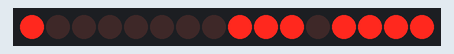
A sketch run on a simulated Arduino Uno, built with avr-gcc and run on an emulated ATmega328P. On the bench: 16 shift-register outputs drawn as a row of LEDs (first output left, lit = HIGH). Wiring (inferred from the names in the program): 2 × shift register (74HC595): data pin 2; shift clock pin 4; latch pin 3. Wiring (inferred from the signals the program sends): row of LEDs: on Q0, Q1, Q2, Q3, Q4, Q5, Q6, Q7, Q8, Q9, Q10, Q11, Q12, Q13, Q14, Q15.

Above: at 0.04 s.
At 0.28 s:
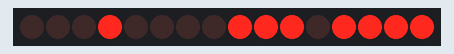
At 0.6 s:
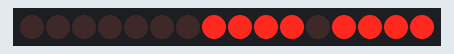
At 1.24 s:
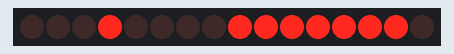
At 1.9 s:
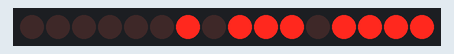
At 2.71 s:
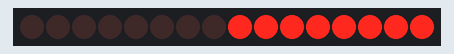
Timing chart, 0 to 3.2 s (numbered marks = the images above):
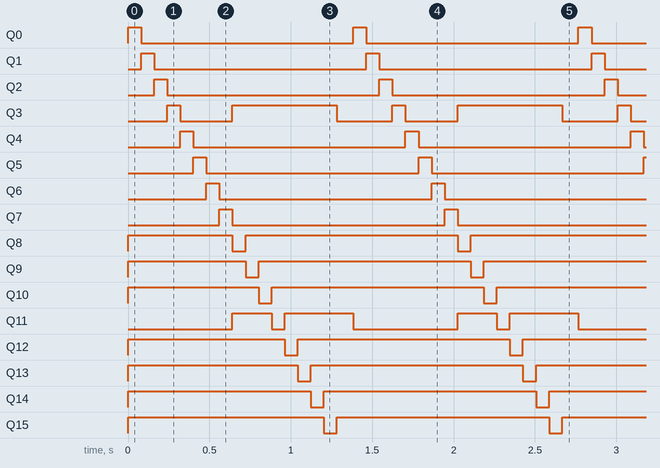

The sketch:

sketch_lb4_2.ino
```cpp
const int latchPin = 3;  // ST_CP (12 пін 74HC595)
const int clockPin = 4;  // SH_CP (11 пін 74HC595)
const int dataPin  = 2;  // DS (14 пін першого 74HC595)

// Ручна передача байта через зсувний регістр без використання shiftOut
void shiftOutManual(byte value) {
  for (int i = 7; i >= 0; --i) {
    digitalWrite(dataPin, (value >> i) & 1);
    digitalWrite(clockPin, HIGH);
    digitalWrite(clockPin, LOW);
  }
}

// Запис у каскадно з'єднані регістри: спочатку КОЛОНКИ, потім РЯДКИ
void writeColumnsAndRows(byte colsMask, byte rowsMask) {
  digitalWrite(latchPin, LOW);
  shiftOutManual(colsMask);  // перший 74HC595 (колонки)
  shiftOutManual(rowsMask);  // другий 74HC595 (рядки)
  digitalWrite(latchPin, HIGH);
}

void setup() {
  pinMode(latchPin, OUTPUT);
  pinMode(clockPin, OUTPUT);
  pinMode(dataPin,  OUTPUT);
}

// Функція перевірки вершин (кутових точок 4 кутів матриці 8x8)
void testCorners(int durationMs) {
  const byte COLS_MASK = (1 << 7) | (1 << 0);
  unsigned long start = millis();
  while (millis() - start < durationMs) {
    // Верхній рядок (row 0): кути [0,0] та [0,7]
    writeColumnsAndRows(~COLS_MASK, 1 << 0);
    delayMicroseconds(1000);

    // Нижній рядок (row 7): кути [7,0] та [7,7]
    writeColumnsAndRows(~COLS_MASK, 1 << 7);
    delayMicroseconds(1000);
  }
}

// Анімація "хрест": біжуча точка по центральній вертикалі, потім по горизонталі
void loop() {
  const int centerCol = 3; // центральна вертикаль (колонка 3)
  const int centerRow = 3; // центральна горизонталь (рядок 3)
  const int stepDelay = 80; // затримка між кроками біжучого світлодіода

  // 1. Рух по центральній вертикалі зверху вниз (row: 0 -> 7, col: 3)
  for (int r = 0; r < 8; ++r) {
    writeColumnsAndRows(~(1 << centerCol), (1 << r));
    delay(stepDelay);
  }

  // 2. Рух по центральній горизонталі зліва направо (col: 0 -> 7, row: 3)
  for (int c = 0; c < 8; ++c) {
    writeColumnsAndRows(~(1 << c), (1 << centerRow));
    delay(stepDelay);
  }

  // Вимикаємо дисплей перед повтором циклу
  writeColumnsAndRows(0xFF, 0x00);
  delay(100);
}
```

Measured:
- by itself, Q0–2, Q4–7: alternates HIGH for 0.08 s and LOW for 1.3 s
- by itself, Q3: repeats every 1.4 s: LOW 0.32 s, HIGH 0.64 s, LOW 0.34 s, HIGH 0.08 s
- by itself, Q8–10, Q12, Q13: repeats every 1.4 s: LOW 0.08 s, HIGH 1.3 s
- by itself, Q11: repeats every 1.4 s: LOW 0.08 s, HIGH 0.42 s, LOW 0.64 s, HIGH 0.24 s
- by itself, Q14, Q15: alternates HIGH for 1.3 s and LOW for 0.08 s
